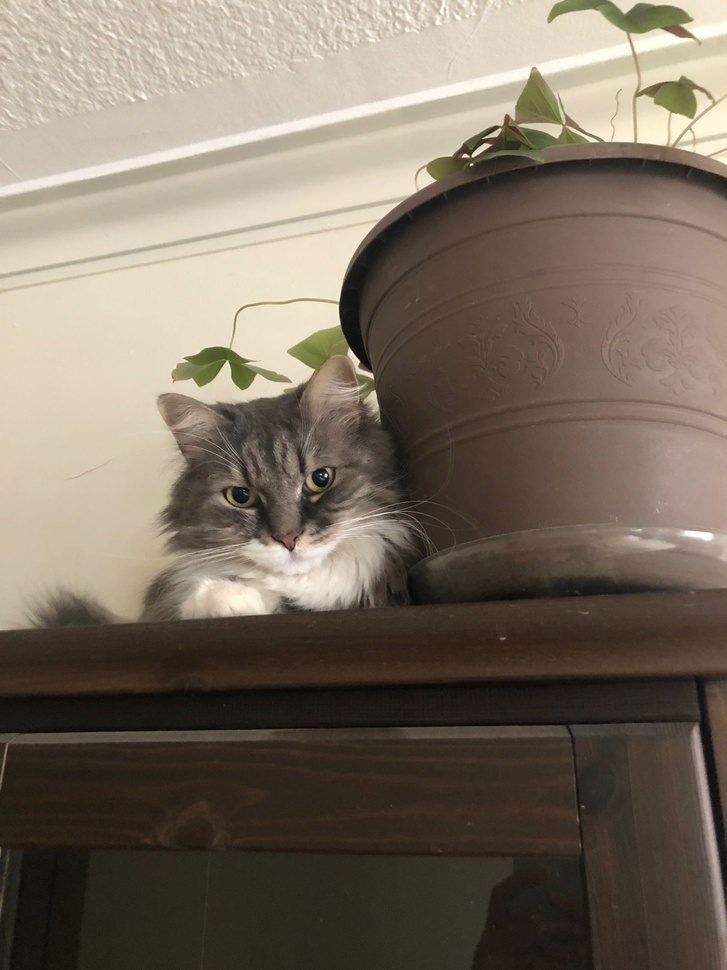
#> input picture lectures/week 13/Extra Design Problems/Tisha.jpeg, 727 x 970 px, shrunk from 1536 x 2048 before the run
$ jupyter execute --allow-errors Week7-DesignProblem-Image_Manipulation.ipynb   (shell and % lines are left out)
#> lines starting #> are read from the running program, lines starting #| are printed output that depends on the picture; after the words box and inside, x2 and y2 are one past the last pixel; in counts of white or black regions, pixels touching at a corner belong together
## Image maniupulation with Python

A digital image is a finite collection of small, discrete picture elements called pixels. These pixels are organized in a two-dimensional grid. Each pixel represents the smallest amount of picture information that is available. Sometimes these pixels appear as small “dots”.

Each image (grid of pixels) has its own width and its own height. The width is the number of columns and the height is the number of rows. We can name the pixels in the grid by using the column number and row number. However, it is very important to remember that computer scientists like to start counting with 0! This means that if there are 20 rows, they will be named 0,1,2, and so on through 19. This will be very useful later when we iterate using range.

In the figure below, the pixel of interest is found at column c and row r.

## The RGB Color Model

Each pixel of the image will represent a single color. The specific color depends on a formula that mixes various amounts of three basic colors: red, green, and blue. This is called the RGB color model.

The minimum intensity value for a basic color is 0. For example if the red intensity is 0, then there is no red in the pixel. The maximum intensity is 255. This means that there are actually 256 different amounts of intensity for each basic color. Since there are three basic colors, that means that you can create 2563 distinct colors using the RGB Color Model.

| Color       | Red         | Green       | Blue        |
| ----------- | ----------- | ----------- | ----------- |
| Red         | 255         | 0           | 0           |
| Green       | 0           | 255         | 0           |
| Blue        | 0           | 0           | 255         |
| White       | 255         | 255         | 255         |
| Black       | 0           | 0           | 0           |
| Yellow      | 255         | 255         | 0           |
| Magenta     | 255         | 0           | 255         |

The ```PIL``` library ("Python imaging library", also called ```pillow```) will be used to display and change the properties of individual pixels in images.

[cell 1]
from PIL import Image
import matplotlib.pyplot as plt

im = Image.open("Tisha.jpeg")
#> im is the input picture: PIL image 727x970 RGB; mean R, G, B 122, 110.3, 96.3

plt.imshow(im)

[cell 2]
# to get indivisual pixel values, returns a tuple as RGB
# get the value of pixel in top left corner
im.getpixel((0,0))
#> Out = (191, 176, 155)

[cell 3]
#make a copy of im, will play around with this image
output_image = im

## Exercise: Print out Pixel Values every 200 Pixels Downwards

[cell 4]
for x in range(output_image.width):
        for y in range(output_image.height):
            if y % 200 == 0 and x % 200 == 0:
                print(im.getpixel((x,y)))
#> this loop made 727 passes
#> (printed output is left out)

            #if float(np.random.rand(1))<threshold:
              #  output_image.putpixel( (x,y), tuple(np.random.choice(range(255), 3, replace=True)) )

## Exercise: Remove the red components from the image

#> (a cell that did not finish here is left out)

Uh oh! We need to create a new image, as tuples cannot be over-written!

[cell 6]
print(output_image.width)
#| 727

[cell 7]
print(output_image.height)
#| 970

[cell 8]
from PIL import Image

img = Image.new( 'RGB', (output_image.width, output_image.height), "black") # create a new black image
#> img: PIL image 727x970 RGB; every value is 0
pixels = img.load() # create the pixel map

for x in range(output_image.width): #for every row
    for y in range(output_image.height): #for every column
        old_pixel = output_image.getpixel((x,y))
        new_pixel = (0, old_pixel[1] ,old_pixel[2]) #keep the second and third values as original from image
        pixels[x,y] = new_pixel  #update the new picture :)

plt.imshow(img)
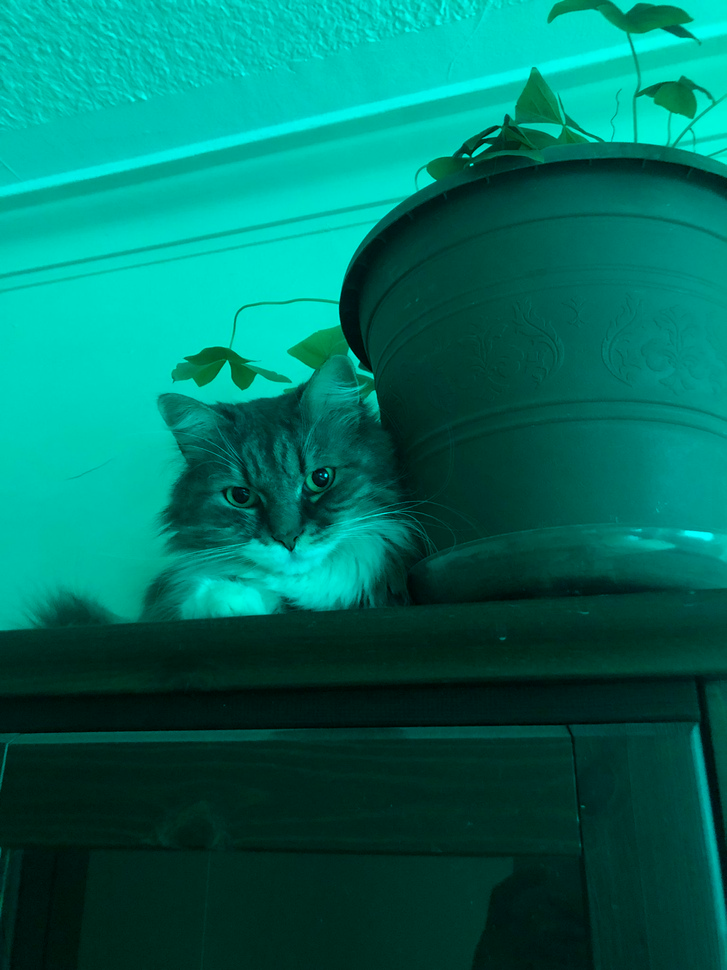
#> shown: shape (970, 727, 3); mean R, G, B 0, 110.3, 96.3

## Exercise: Threshold the Image into Black and White Regions

[cell 9]
from PIL import Image

img = Image.new( 'RGB', (output_image.width, output_image.height), "black") # create a new black image
pixels = img.load() # create the pixel map

threshold = 150 #cut off pixel values below this value intensity and set them to black

for x in range(output_image.width): #for every row
    for y in range(output_image.height): #for every column
        old_pixel = output_image.getpixel((x,y))
        if old_pixel[0] > threshold or old_pixel[1] > threshold or old_pixel[2] > threshold:
            new_pixel = (0,0,0)
        else:
            new_pixel = (255,255,255)
        #new_pixel = (0, old_pixel[1] ,old_pixel[2]) #keep the second and third values as original from image
        pixels[x,y] = new_pixel  #update the new picture :)

plt.imshow(img)
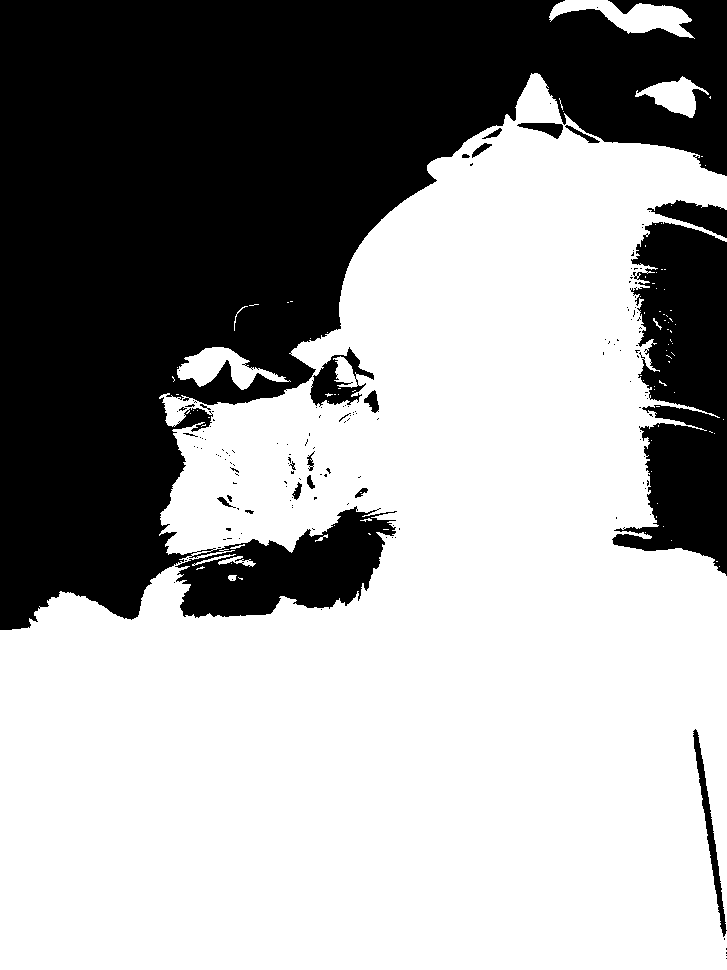
#> shown: shape (970, 727, 3); 61.9% white; 159 black regions (138 under 20 px), largest, box (x1, y1, x2, y2) and area: (0, 0, 727, 630) 236543, (612, 222, 727, 576) 26387, (310, 347, 374, 407) 1589

## Exercise: Blurring an Image by using Gaussian Blur

[cell 10]
#make a copy of im, will play around with this image
output_image = im

[cell 11]
#first, we will convert image to gray-scale to simplify the process
from PIL import Image, ImageOps

# applying grayscale method
gray_image = ImageOps.grayscale(output_image)
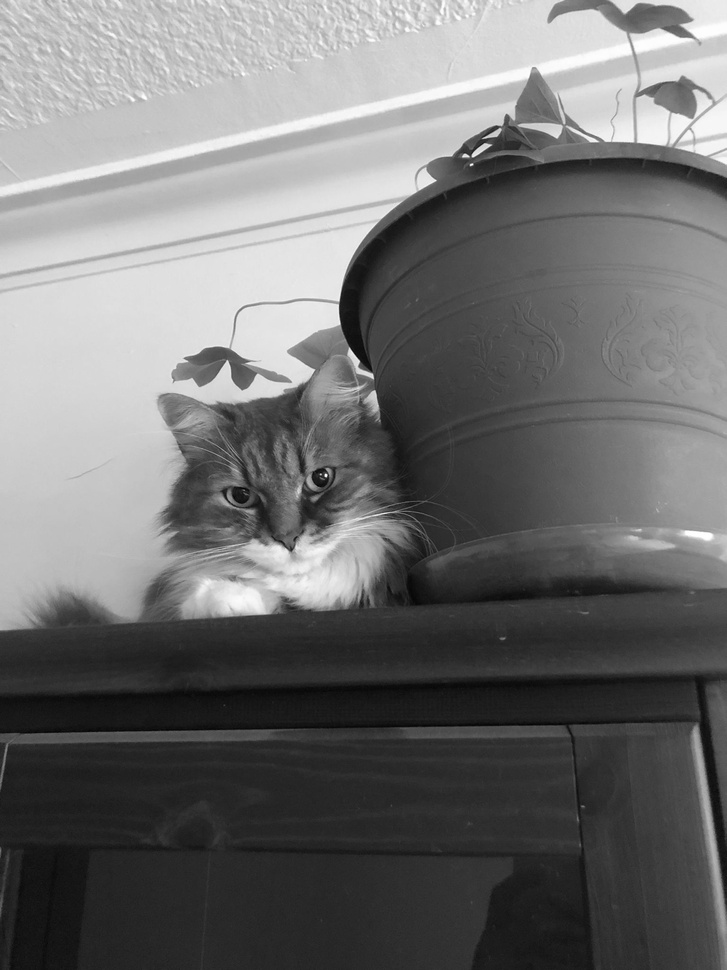
#> gray_image: PIL image 727x970 L; min 1, max 255, mean 112.2
plt.imshow(gray_image, cmap="gray")

Let's try something. Let's go to every pixel in the image a rewrite the grayscale of that pixel as the weighted average of its neighbors:

pixel=18(4pixel+pixelnorth+pixelsouth+pixelwest+pixeleast)

[cell 12]
def blur(image):

    pixels = image.load()

    for x in range(image.width - 1):
        for y in range(image.height - 1):
            # = (4*pixels[x,y]/8 + pixels[x-1,y]/8  + pixels[x+1,y]/8 + pixels[x,y-1]/8 + pixels[x,y+1]/8)
            value = (int(4*pixels[x,y]/8 + pixels[x-1,y]/8  + pixels[x+1,y]/8 + pixels[x,y-1]/8 + pixels[x,y+1]/8))
            pixels[x,y] = (value)
    #return image

[cell 13]
blur(gray_image)
blur(gray_image)
blur(gray_image)
